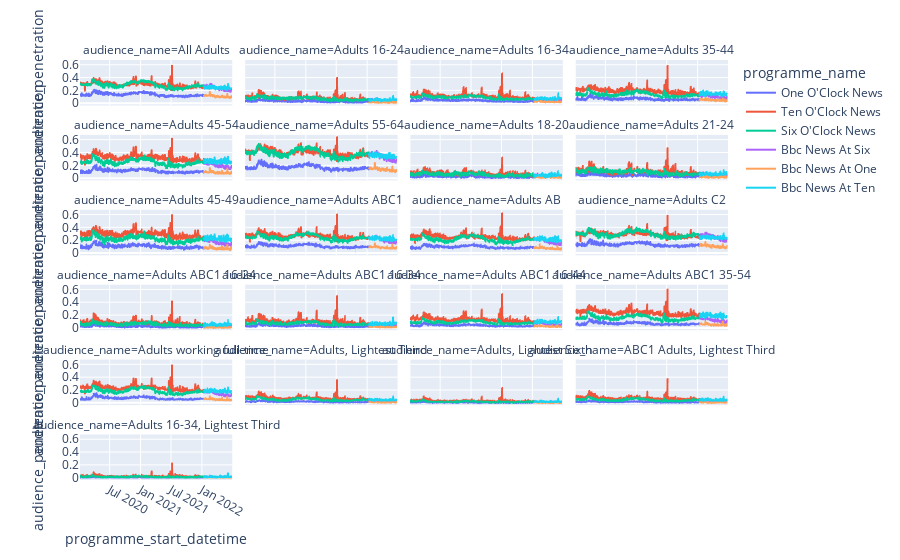

The code cell stored with this chart in its notebook:
### Markdown cell above
And adult audience penetration by audience.

### Code cell
bbc_news=bbc_news.assign(audience_penetration = bbc_news['audience_size_hundreds']/bbc_news['audience_target_size_hundreds'])
px.line(bbc_news[bbc_news['audience_name'].str.contains("Adults")], 
        x="programme_start_datetime", y="audience_penetration", color="programme_name", 
        facet_col = "audience_name", facet_col_wrap=4, height=2000)
